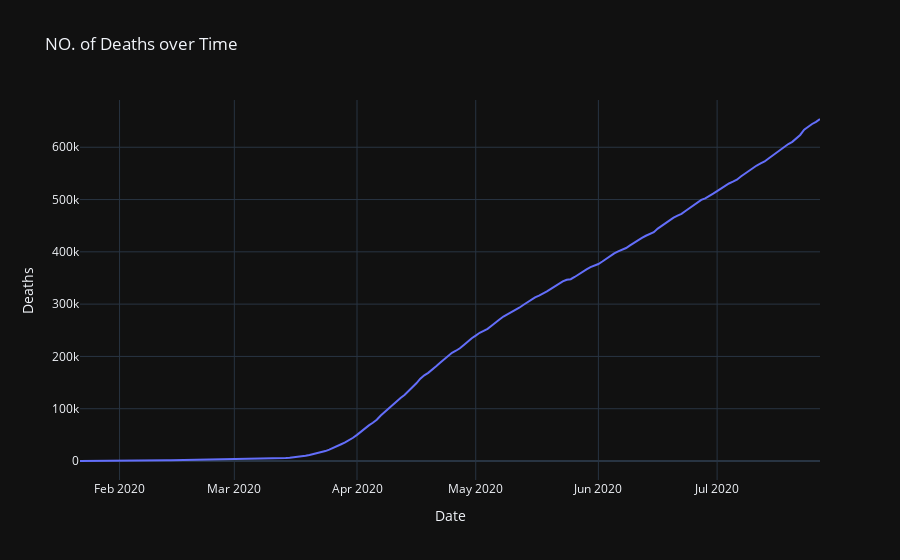

Notebook cell for this chart:
### Code cell
px.line(day_wise,x='Date',y='Deaths',title='NO. of Deaths over Time',template="plotly_dark")

### Figure 1 — Plotly figure (JSON) as saved in the notebook; plotly's stock layout.template omitted (floating-point values rounded to 4 significant figures; data arrays with more than 128 entries replaced by an {"elided": "..."} marker saying what was removed)
{"data": [{"hovertemplate": "Date=%{x}<br>Deaths=%{y}<extra></extra>", "legendgroup": "", "line": {"color": "#636efa", "dash": "solid"}, "marker": {"symbol": "circle"}, "mode": "lines", "name": "", "orientation": "v", "showlegend": false, "type": "scatter", "x": {"elided": "188 str values"}, "xaxis": "x", "y": {"elided": "188 int values"}, "yaxis": "y"}], "layout": {"legend": {"tracegroupgap": 0}, "title": {"text": "NO. of Deaths over Time"}, "xaxis": {"anchor": "y", "domain": [0, 1], "title": {"text": "Date"}}, "yaxis": {"anchor": "x", "domain": [0, 1], "title": {"text": "Deaths"}}}}
